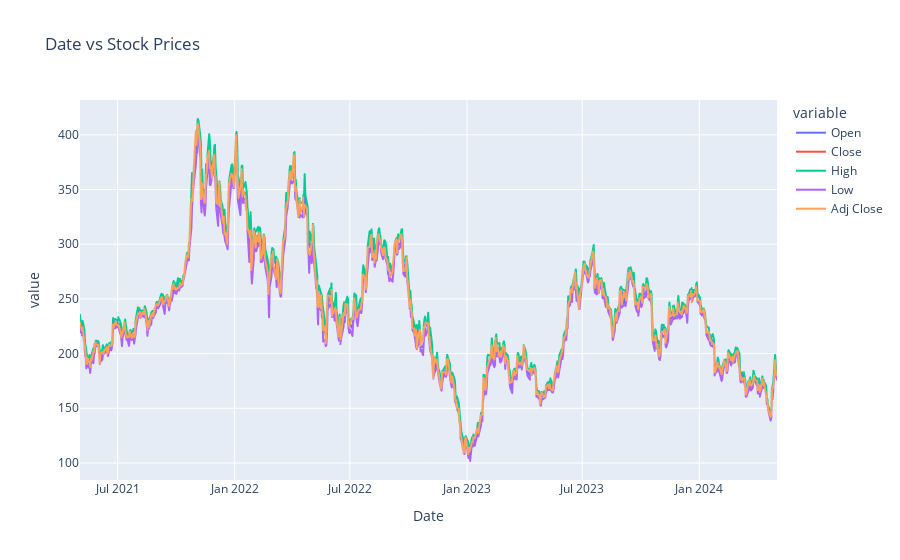

The cell this chart's notebook holds for it:
### Code cell
fig = px.line(df_tsla, y=['Open', 'Close', 'High', 'Low', 'Adj Close'], title = 'Date vs Stock Prices')
fig.show()

### Figure 1 — Plotly figure (JSON) as saved in the notebook; plotly's stock layout.template omitted (floating-point values rounded to 4 significant figures; data arrays with more than 128 entries replaced by an {"elided": "..."} marker saying what was removed)
{"data": [{"hovertemplate": "variable=Open<br>Date=%{x}<br>value=%{y}<extra></extra>", "legendgroup": "Open", "line": {"color": "#636efa", "dash": "solid"}, "marker": {"symbol": "circle"}, "mode": "lines", "name": "Open", "showlegend": true, "type": "scattergl", "x": {"elided": "756 str values"}, "xaxis": "x", "y": {"elided": "756 float values"}, "yaxis": "y"}, {"hovertemplate": "variable=Close<br>Date=%{x}<br>value=%{y}<extra></extra>", "legendgroup": "Close", "line": {"color": "#EF553B", "dash": "solid"}, "marker": {"symbol": "circle"}, "mode": "lines", "name": "Close", "showlegend": true, "type": "scattergl", "x": {"elided": "756 str values"}, "xaxis": "x", "y": {"elided": "756 float values"}, "yaxis": "y"}, {"hovertemplate": "variable=High<br>Date=%{x}<br>value=%{y}<extra></extra>", "legendgroup": "High", "line": {"color": "#00cc96", "dash": "solid"}, "marker": {"symbol": "circle"}, "mode": "lines", "name": "High", "showlegend": true, "type": "scattergl", "x": {"elided": "756 str values"}, "xaxis": "x", "y": {"elided": "756 float values"}, "yaxis": "y"}, {"hovertemplate": "variable=Low<br>Date=%{x}<br>value=%{y}<extra></extra>", "legendgroup": "Low", "line": {"color": "#ab63fa", "dash": "solid"}, "marker": {"symbol": "circle"}, "mode": "lines", "name": "Low", "showlegend": true, "type": "scattergl", "x": {"elided": "756 str values"}, "xaxis": "x", "y": {"elided": "756 float values"}, "yaxis": "y"}, {"hovertemplate": "variable=Adj Close<br>Date=%{x}<br>value=%{y}<extra></extra>", "legendgroup": "Adj Close", "line": {"color": "#FFA15A", "dash": "solid"}, "marker": {"symbol": "circle"}, "mode": "lines", "name": "Adj Close", "showlegend": true, "type": "scattergl", "x": {"elided": "756 str values"}, "xaxis": "x", "y": {"elided": "756 float values"}, "yaxis": "y"}], "layout": {"legend": {"title": {"text": "variable"}, "tracegroupgap": 0}, "title": {"text": "Date vs Stock Prices"}, "xaxis": {"anchor": "y", "domain": [0, 1], "title": {"text": "Date"}}, "yaxis": {"anchor": "x", "domain": [0, 1], "title": {"text": "value"}}}}
